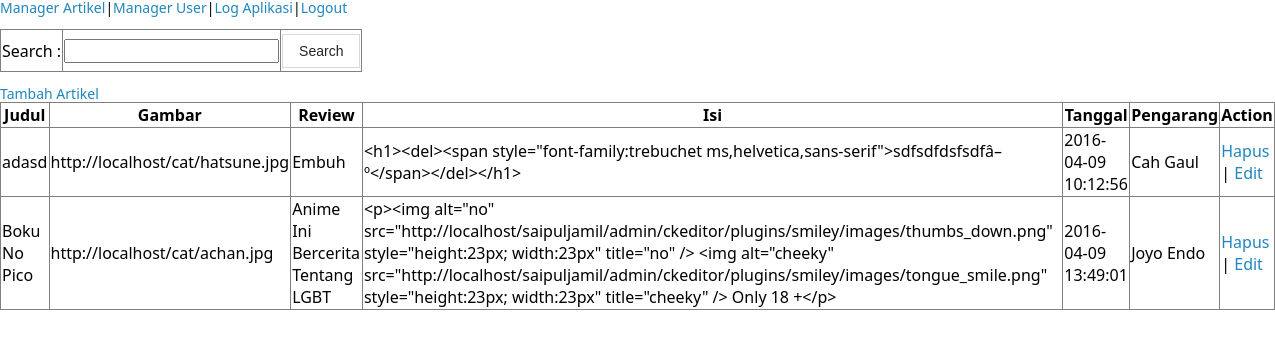
The app's page /admin/manager_artikel.php with its own data.
### tables this page shows
CREATE TABLE `artikel` (
  `idartikel` int(11) NOT NULL,
  `idmenu` int(11) NOT NULL,
  `judul` varchar(500) NOT NULL,
  `gambar` varchar(500) NOT NULL,
  `review` text NOT NULL,
  `isi` text NOT NULL,
  `tanggal` datetime NOT NULL,
  `pengarang` varchar(100) NOT NULL
);

### admin/manager_artikel.php (the view, shortened to what this page needs)
<?php
	require "config.php";
	?>
<form method="post" action="?aksi=cari">
	<table border='1'>
	<tr>
		<td>Search :</td>
		<td><input type="text" name="search"></td>
		<td><input type="submit" value="Search"></td>
	</tr>
	</table>
</form>
<a href="tambah_artikel.php">Tambah Artikel</a>
<?php
	$query2=mysql_query("SELECT * FROM artikel");
	if($_GET['aksi']=='cari'){
		$a=$_POST['search'];
		$query=mysql_query("SELECT * FROM artikel WHERE judul LIKE '%$a%'");
		mysql_query("INSERT INTO log(kejadian,waktu) VALUES ('Username $_SESSION[username] Mencari Artikel Dengan Keyword Artikel $a',now())");
	?>
	<table border='1'>
		<tr>
		<th>Judul</th>
		<th>Gambar</th>
		<th>Review</th>
		<th>Isi</th>
		<th>Tanggal</th>
		<th>Pengarang</th>
		<th>Action</th>
		</tr>
	<?php
	while($data=mysql_fetch_array($query)){
		$isi=htmlentities($data[isi]);
		echo "<tr>
			<td>$data[judul]</td>
			<td>$data[gambar]</td>
			<td>$data[review]</td>
			<td>$isi</td>
			<td>$data[tanggal]</td>
			<td>$data[pengarang]</td>
			<td><a href='?aksi2=hapus&id=$data[idartikel]'>Hapus</a>
			| <a href='edit_artikel.php?id=$data[idartikel]'>Edit</a></td>
		</tr>";
	}
	echo "</table>";
	}else{
		?>
		<table border='1'>
		<tr>
		<th>Judul</th>
		<th>Gambar</th>
		<th>Review</th>
		<th>Isi</th>
		<th>Tanggal</th>
		<th>Pengarang</th>
		<th>Action</th>
		</tr>
	<?php
	while($data2=mysql_fetch_array($query2)){
		$isi=htmlentities($data2[isi]);
		echo "<tr>
			<td>$data2[judul]</td>
			<td>$data2[gambar]</td>
			<td>$data2[review]</td>
			<td>$isi</td>
			<td>$data2[tanggal]</td>
			<td>$data2[pengarang]</td>
			<td><a href='?aksi2=hapus&id=$data2[idartikel]'>Hapus</a>
			| <a href='edit_artikel.php?id=$data2[idartikel]'>Edit</a></td>
		</tr>";
	}
		echo "</table>";
	}
?>

### admin/config.php (shortened to what this page needs)
<link href="build/css/metro.css" rel="stylesheet">
<p><a href='manager_artikel.php'>Manager Artikel</a>|<a href='manager_user.php'>Manager User</a>|<a href='ajax_log.php'>Log Aplikasi</a>|<a href='logout.php'>Logout</a></p>

### records on screen
artikel: judul "adasd", gambar "http://localhost/cat/hatsune.jpg", review "Embuh", isi "<h1><del><span style=\"font-family:trebuchet ms,helvetica,sans-serif\">sdfsdfdsfsdfâ–º</span></del></h1>", tanggal "2016-04-09 10:12:56", pengarang "Cah Gaul"
artikel: judul "Boku No Pico", gambar "http://localhost/cat/achan.jpg", review "Anime Ini Bercerita Tentang LGBT", isi "<p><img alt=\"no\" src=\"http://localhost/saipuljamil/admin/ckeditor/plugins/smiley/images/thumbs_down.png\" style=\"height:23px; width:23px\" title=\"no\" /> <img alt=\"cheeky\" src=\"http://localhost/saipuljamil/admin/ckeditor/plugins/smiley/images/tongue_smile.png\" style=\"height:23px; width:23px\" title=\"cheeky\" /> Only 18 +</p>", tanggal "2016-04-09 13:49:01", pengarang "Joyo Endo"
